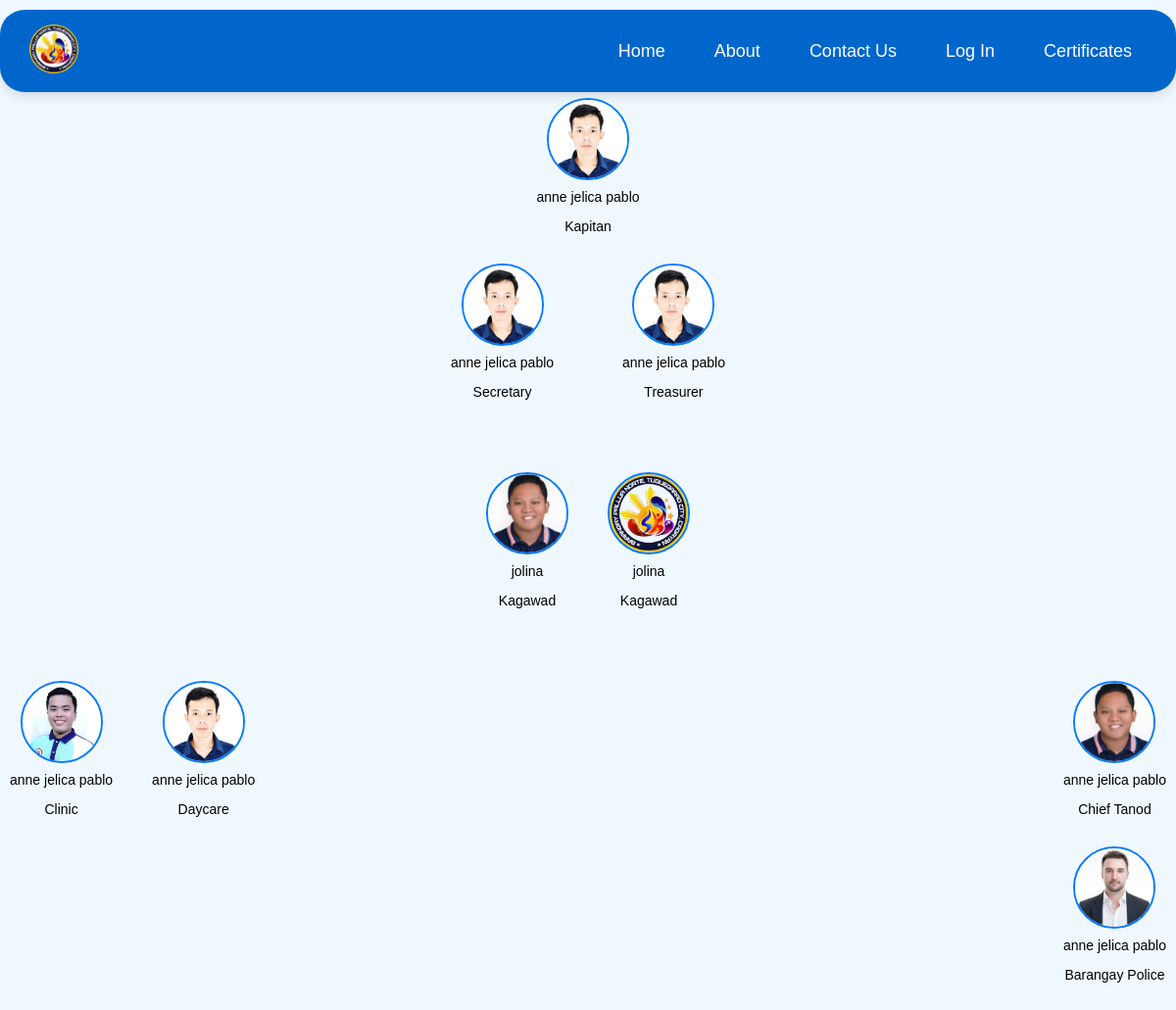
Screenshot of /frontend/staff.php with the database file from the repository.
### tables this page shows
CREATE TABLE `tbl_staff` (
  `id` int(11) NOT NULL,
  `name` varchar(255) NOT NULL,
  `image_name` varchar(255) DEFAULT NULL,
  `position` varchar(50) NOT NULL
);

### frontend/staff.php (the view, shortened to what this page needs)
<?php
include('config.php');
$stmt = $pdo->query("SELECT * FROM tbl_staff ORDER BY position");
$staff = $stmt->fetchAll(PDO::FETCH_ASSOC);
$groupedStaff = [];
foreach ($staff as $member) {
    $groupedStaff[$member['position']][] = $member;
}
?>
<!DOCTYPE html>
<html lang="en">
<head>
</head>
<body>
<nav class="navbar" id="navbar">
    <div class="logo">
        <a href="index.php">
            <img src="../pic/logo2.png" alt="Logo" />
        </a>
    </div>
    <ul class="nav-links" id="nav-links">
        <li><a href="index.php">Home</a></li>
        <li><a href="about.php">About</a></li>
        <li><a href="contactus.php">Contact Us</a></li>
        <?php if (isset($_SESSION['username'])): ?>
            <li class="dropdown">
                <a href="#" class="dropdown-toggle" id="dropdownToggle"><?php echo $_SESSION['username']; ?> <i class="fas fa-caret-down"></i></a>
                <ul class="dropdown-menu" id="dropdownMenu">
                    <li><a href="myaccount.php">My Account</a></li>
                    <li><a href="logout.php">Log Out</a></li>
                </ul>
            </li>
        <?php else: ?>
            <li><a href="login.php">Log In</a></li>
        <?php endif; ?>
        <li class="dropdown">
            <a href="#" class="dropdown-toggle" id="dropdownToggle">Certificates</a>
        </li>
    </ul>
</nav>
    <div class="container">
        <div class="kapitan">
            <?php if (!empty($groupedStaff['Kapitan'])): ?>
                <?php foreach ($groupedStaff['Kapitan'] as $member): ?>
                    <div class="staff-member">
                        <img src="/barrangay pallua norte/pic/<?php echo htmlspecialchars($member['image_name']); ?>"
                             alt="<?php echo htmlspecialchars($member['name']); ?>" class="staff-image">
                        <p class="staff-name"><?php echo htmlspecialchars($member['name']); ?></p>
                        <p class="staff-position">Kapitan</p>
                    </div>
                <?php endforeach; ?>
            <?php endif; ?>
        </div>
        <div class="secretary-treasurer">
            <div class="staff-member">
                <?php if (!empty($groupedStaff['Secretary'])): ?>
                    <?php foreach ($groupedStaff['Secretary'] as $member): ?>
                        <img src="/barrangay pallua norte/pic/<?php echo htmlspecialchars($member['image_name']); ?>"
                             alt="<?php echo htmlspecialchars($member['name']); ?>" class="staff-image">
                        <p class="staff-name"><?php echo htmlspecialchars($member['name']); ?></p>
                        <p class="staff-position">Secretary</p>
                    <?php endforeach; ?>
                <?php endif; ?>
            </div>
            <div class="staff-member">
                <?php if (!empty($groupedStaff['Treasurer'])): ?>
                    <?php foreach ($groupedStaff['Treasurer'] as $member): ?>
                        <img src="/barrangay pallua norte/pic/<?php echo htmlspecialchars($member['image_name']); ?>"
                             alt="<?php echo htmlspecialchars($member['name']); ?>" class="staff-image">
                        <p class="staff-name"><?php echo htmlspecialchars($member['name']); ?></p>
                        <p class="staff-position">Treasurer</p>
                    <?php endforeach; ?>
                <?php endif; ?>
            </div>
        </div>
        <div class="kagawad">
            <?php if (!empty($groupedStaff['Kagawad'])): ?>
                <?php foreach ($groupedStaff['Kagawad'] as $member): ?>
                    <div class="staff-member">
                        <img src="/barrangay pallua norte/pic/<?php echo htmlspecialchars($member['image_name']); ?>"
                             alt="<?php echo htmlspecialchars($member['name']); ?>" class="staff-image">
                        <p class="staff-name"><?php echo htmlspecialchars($member['name']); ?></p>
                        <p class="staff-position">Kagawad</p>
                    </div>
                <?php endforeach; ?>
            <?php endif; ?>
        </div>
        <div class="nested-group">
            <div class="horizontal-group">
                <?php foreach (['Clinic', 'Daycare', 'Utility', 'Street Sweeper'] as $position): ?>
                    <?php if (!empty($groupedStaff[$position])): ?>
                        <?php foreach ($groupedStaff[$position] as $member): ?>
                            <div class="staff-member">
                                <img src="/barrangay pallua norte/pic/<?php echo htmlspecialchars($member['image_name']); ?>"
                                     alt="<?php echo htmlspecialchars($member['name']); ?>" class="staff-image">
                                <p class="staff-name"><?php echo htmlspecialchars($member['name']); ?></p>
                                <p class="staff-position"><?php echo $position; ?></p>
                            </div>
                        <?php endforeach; ?>
                    <?php endif; ?>
                <?php endforeach; ?>
            </div>
            <div>
                <?php if (!empty($groupedStaff['Chief Tanod'])): ?>
                    <?php foreach ($groupedStaff['Chief Tanod'] as $member): ?>
                        <div class="staff-member">
                            <img src="/barrangay pallua norte/pic/<?php echo htmlspecialchars($member['image_name']); ?>"
                                 alt="<?php echo htmlspecialchars($member['name']); ?>" class="staff-image">
                            <p class="staff-name"><?php echo htmlspecialchars($member['name']); ?></p>
                            <p class="staff-position">Chief Tanod</p>
                        </div>
                    <?php endforeach; ?>
                <?php endif; ?>
                <div class="tanod">
                    <?php if (!empty($groupedStaff['Tanod'])): ?>
                        <?php foreach ($groupedStaff['Tanod'] as $member): ?>
                            <div class="staff-member">
                                <img src="/barrangay pallua norte/pic/<?php echo htmlspecialchars($member['image_name']); ?>"
                                     alt="<?php echo htmlspecialchars($member['name']); ?>" class="staff-image">
                                <p class="staff-name"><?php echo htmlspecialchars($member['name']); ?></p>
                                <p class="staff-position">Barangay Police</p>
                            </div>
                        <?php endforeach; ?>
                    <?php endif; ?>
                </div>
            </div>
        </div>
    </div>
</body>
</html>

### frontend/staff.php (style rules this page uses)
body { font-family: Arial, sans-serif; background-color: #f0f8ff; margin: 0; padding: 0; }
a { text-decoration: none; color: inherit; }
ul { list-style-type: none; margin: 0; padding: 0; }
.navbar { display: flex; justify-content: space-between; align-items: center; padding: 15px 30px; background-color: #0066cc; border-radius: 25px; margin: 0 auto; max-width: 1200px; position: fixed; top: 10px; left: 0; right: 0; z-index: 1000; box-shadow: 0px 5px 10px rgba(0, 0, 0, 0.1); }
body { padding-top: 80px; }
.navbar .logo { display: flex; align-items: center; flex: 1; }
.navbar .logo img { height: 50px; }
.nav-links { display: flex; gap: 20px; align-items: center; flex: 2; justify-content: flex-end; }
.nav-links li a { color: white; font-size: 18px; padding: 10px 15px; border-radius: 5px; transition: background-color 0.3s ease, transform 0.3s ease; text-align: center; text-decoration: none; }
.container { margin: 20px auto; max-width: 1200px; text-align: center; position: relative; }
.staff-member { text-align: center; margin: 10px; }
.staff-image { width: 80px; height: 80px; object-fit: cover; border-radius: 50%; border: 2px solid #007bff; }
.staff-name, .staff-position { margin-top: 5px; font-size: 14px; }
.kapitan { position: relative; margin-bottom: 20px; }
.secretary-treasurer { display: flex; justify-content: space-between; align-items: center; margin: 10px auto 40px; width: 300px; position: relative; }
.kagawad { display: flex; justify-content: center; gap: 20px; margin-bottom: 40px; position: relative; }
.nested-group { display: flex; justify-content: space-between; }
.horizontal-group { display: flex; justify-content: center; gap: 20px; }
.tanod { display: flex; justify-content: center; gap: 20px; margin-top: 20px; }

### rows the page displays
tbl_staff: image_name (picture), name "anne jelica pablo"
tbl_staff: image_name (picture), name "anne jelica pablo"
tbl_staff: image_name (picture), name "anne jelica pablo"
tbl_staff: image_name (picture), name "jolina"
tbl_staff: image_name (picture), name "jolina"
tbl_staff: image_name (picture), name "anne jelica pablo", position "Clinic"
tbl_staff: image_name (picture), name "anne jelica pablo", position "Daycare"
tbl_staff: image_name (picture), name "anne jelica pablo"
tbl_staff: image_name (picture), name "anne jelica pablo"
